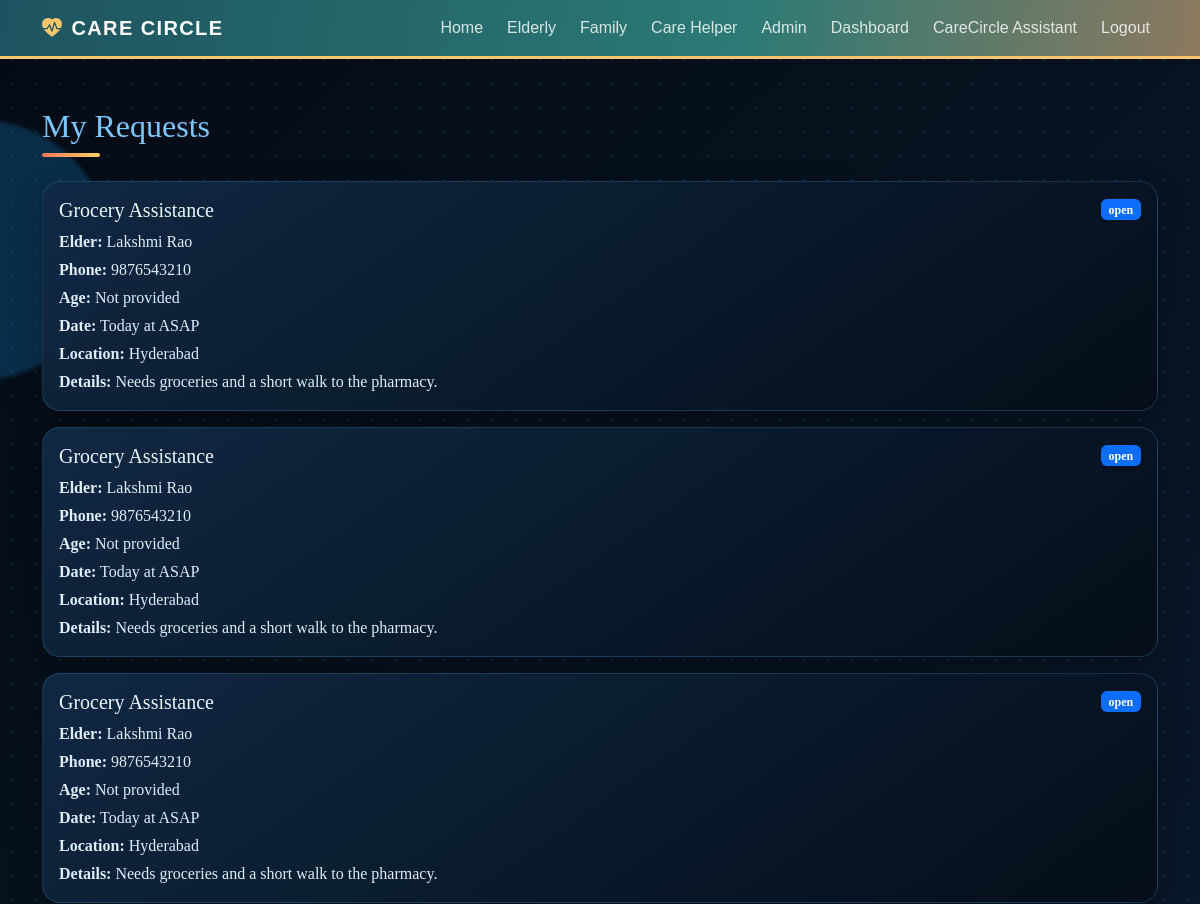
The app's page /elderly/my-requests (signed in, upper part), older data.
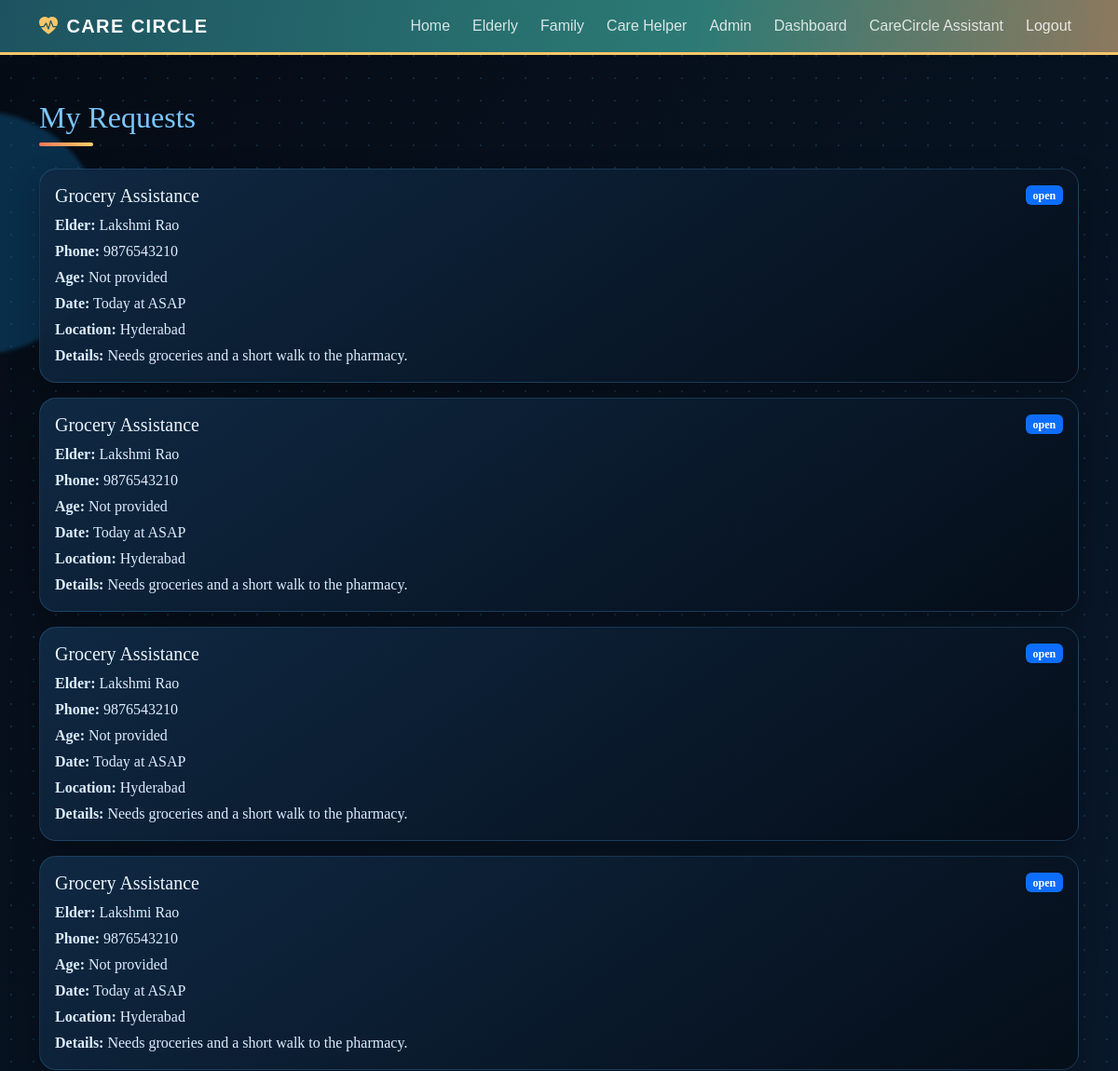
The same page, newer data.
### models/request.py (models this page shows)
class HelpRequest(db.Model):
    __tablename__ = 'help_requests'
    id = db.Column(db.Integer, primary_key=True)
    elderly_id = db.Column(db.Integer, db.ForeignKey('users.id'), nullable=False)
    created_by = db.Column(db.Integer, db.ForeignKey('users.id'), nullable=False)
    category = db.Column(db.String(80), nullable=False)
    description = db.Column(db.Text, nullable=True)
    elder_name = db.Column(db.String(120), nullable=True)
    elder_phone = db.Column(db.String(30), nullable=True)
    elder_age = db.Column(db.Integer, nullable=True)
    elder_details = db.Column(db.Text, nullable=True)
    location = db.Column(db.String(120), nullable=True)
    date = db.Column(db.String(20), nullable=True)
    time = db.Column(db.String(20), nullable=True)
    status = db.Column(db.String(30), default='requested')
    assigned_helper_id = db.Column(db.Integer, db.ForeignKey('users.id'), nullable=True)
    assigned_helper_name = db.Column(db.String(120), nullable=True)
    accepted_at = db.Column(db.DateTime, nullable=True)
    started_at = db.Column(db.DateTime, nullable=True)
    completed_at = db.Column(db.DateTime, nullable=True)
    completion_note = db.Column(db.Text, nullable=True)
    created_at = db.Column(db.DateTime, default=db.func.now())

### models/user.py (models this page shows, shortened)
class User(db.Model, UserMixin):
    __tablename__ = 'users'
    id = db.Column(db.Integer, primary_key=True)
    name = db.Column(db.String(120), nullable=False)
    email = db.Column(db.String(120), unique=True, nullable=False)
    password_hash = db.Column(db.String(255), nullable=False)
    phone = db.Column(db.String(30), nullable=True)
    address = db.Column(db.String(255), nullable=True)
    location = db.Column(db.String(80), nullable=True)
    role = db.Column(db.String(30), nullable=False, default='elderly')
    created_at = db.Column(db.DateTime, default=db.func.now())

### routes/elderly.py (the view)
@elderly_bp.route('/elderly/my-requests')
def my_requests():
    requests = HelpRequest.query.filter_by(elderly_id=current_user.id).order_by(HelpRequest.created_at.desc()).all()
    return render_template('elderly/my_requests.html', requests=requests)

### app.py (called while the page is built)
@login_manager.user_loader
def load_user(user_id):
    return db.session.get(User, int(user_id))

### templates/elderly/my_requests.html (shortened to what this page needs)
{% extends 'base.html' %}
{% block content %}
<div class="container py-4">
  <h2 class="text-primary mb-4">My Requests</h2>
  {% if requests %}
    {% for request in requests %}
      <div class="card shadow-sm border-0 mb-3">
        <div class="card-body">
          <div class="d-flex justify-content-between align-items-center mb-2">
            <h5 class="mb-0">{{ request.category }}</h5>
            <span class="badge bg-primary">{{ request.status }}</span>
          </div>
          <p class="mb-1"><strong>Elder:</strong> {{ request.elder_name or current_user.name }}</p>
          <p class="mb-1"><strong>Phone:</strong> {{ request.elder_phone or current_user.phone or 'Not provided' }}</p>
          <p class="mb-1"><strong>Age:</strong> {{ request.elder_age or 'Not provided' }}</p>
          <p class="mb-1"><strong>Date:</strong> {{ request.date or 'Today' }} at {{ request.time or 'ASAP' }}</p>
          <p class="mb-1"><strong>Location:</strong> {{ request.location or current_user.location }}</p>
          <p class="mb-0"><strong>Details:</strong> {{ request.description }}</p>
        </div>
      </div>
    {% endfor %}
  {% else %}
    <div class="alert alert-info">No requests have been created yet.</div>
  {% endif %}
</div>
{% endblock %}

### templates/base.html (shortened to what this page needs)
<!doctype html>
<html lang="en">
<head>
    <link href="https://cdn.jsdelivr.net/npm/bootstrap@5.3.2/dist/css/bootstrap.min.css" rel="stylesheet">
    <link href="https://cdn.jsdelivr.net/npm/bootstrap-icons@1.11.3/font/bootstrap-icons.css" rel="stylesheet">
    <link rel="stylesheet" href="{{ url_for('static', filename='css/style.css') }}">
</head>
<body>
    <div class="ambient-shape ambient-shape-one"></div>
    <nav class="navbar navbar-expand-lg navbar-dark bg-primary shadow-sm">
        <div class="container">
            <a class="navbar-brand fw-bold" href="{{ url_for('index') }}"><i class="bi bi-heart-pulse-fill me-2"></i>CARE CIRCLE</a>
            <div class="collapse navbar-collapse" id="mainNav">
                <ul class="navbar-nav ms-auto align-items-lg-center gap-lg-2">
                    <li class="nav-item"><a class="nav-link" href="{{ url_for('index') }}">Home</a></li>
                    <li class="nav-item"><a class="nav-link" href="{{ url_for('auth.elderly_login') }}">Elderly</a></li>
                    <li class="nav-item"><a class="nav-link" href="{{ url_for('auth.family_login') }}">Family</a></li>
                    <li class="nav-item"><a class="nav-link" href="{{ url_for('auth.helper_login') }}">Care Helper</a></li>
                    <li class="nav-item"><a class="nav-link" href="{{ url_for('auth.admin_login') }}">Admin</a></li>
                    {% if current_user.is_authenticated %}
                        <li class="nav-item">
                            {% if current_user.role == 'elderly' %}
                                <a class="nav-link" href="{{ url_for('elderly.dashboard') }}">Dashboard</a>
                            {% elif current_user.role == 'family' %}
                                <a class="nav-link" href="{{ url_for('family.dashboard') }}">Dashboard</a>
                            {% elif current_user.role == 'helper' %}
                                <a class="nav-link" href="{{ url_for('helper.dashboard') }}">Dashboard</a>
                            {% elif current_user.role == 'admin' %}
                                <a class="nav-link" href="{{ url_for('admin.dashboard') }}">Dashboard</a>
                            {% endif %}
                        </li>
                        <li class="nav-item"><a class="nav-link" href="{{ url_for('chatbot.chatbot_index') }}">CareCircle Assistant</a></li>
                        <li class="nav-item"><a class="nav-link" href="{{ url_for('auth.logout') }}">Logout</a></li>
                    {% else %}
                        <li class="nav-item"><a class="btn btn-light btn-sm ms-lg-2" href="{{ url_for('auth.register') }}">Register</a></li>
                    {% endif %}
                </ul>
            </div>
        </div>
    </nav>
    <main class="container py-4 app-main">
        {% block content %}{% endblock %}
    </main>
</body>
</html>

### static/css/style.css (style rules this page uses)
:root { --primary: #2f6f9f; --primary-dark: #214d74; --accent: #f7b267; --soft: #f4f7fb; --success: #3fa86a; --warning: #d98324; --danger: #c84747; --ink: #183e46; --cream: #fffaf1; }
body { min-height: 100vh; position: relative; overflow-x: hidden; background: #050b14; background-image: radial-gradient(rgba(68, 157, 218, .18) 1px, transparent 1px), linear-gradient(135deg, #050b14 0%, #0a1c31 52%, #020509 100%); background-size: 24px 24px, 100% 100%; color: #eaf5ff; font-family: Georgia, 'Times New Roman', serif; }
.ambient-shape { position: fixed; z-index: -1; width: 260px; height: 260px; border-radius: 50%; pointer-events: none; filter: blur(2px); opacity: .4; }
.ambient-shape-one { top: 120px; left: -150px; background: #11639a; }
.app-main { position: relative; animation: pageIn .55s ease both; }
.reveal-item { animation: revealItem .5s var(--reveal-delay, 0ms) ease both; }
.navbar, .btn, .eyebrow, .hero-lead, .hero-proof, .quick-stats, .portal-heading, .feature-card, .home-values { font-family: 'Trebuchet MS', sans-serif; }
.navbar { position: relative; z-index: 2; background: linear-gradient(100deg, #1d5360 0%, #2c7a75 62%, #d8784d 130%) !important; border-bottom: 3px solid #f8c66b; }
.navbar-brand { letter-spacing: .07em; }
.navbar-brand i { color: #f8c66b; }
.navbar .nav-link { position: relative; color: rgba(255,255,255,.82) !important; transition: color .2s ease, transform .2s ease; }
.navbar .nav-link::after { content: ''; position: absolute; right: .5rem; bottom: .1rem; left: .5rem; height: 2px; background: #f8c66b; transform: scaleX(0); transition: transform .2s ease; }
.app-main h1, .app-main h2, .app-main h3, .app-main h4, .app-main h5 { color: #eaf5ff; letter-spacing: 0; }
.app-main h2 { display: inline-block; position: relative; }
.app-main h2::after { content: ''; display: block; width: 58px; height: 4px; margin-top: .45rem; border-radius: 4px; background: linear-gradient(90deg, #ff785a, #ffd166); }
.app-main > .container { padding-right: 0; padding-left: 0; }
.card, .dashboard-card, .summary-card, .elder-profile-card, .care-request-card { border: 1px solid rgba(79, 164, 224, .24) !important; background: linear-gradient(145deg, rgba(16, 42, 68, .96), rgba(5, 14, 25, .96)); color: #dceeff; box-shadow: 0 14px 32px rgba(0,0,0,.28) !important; transition: transform .25s ease, box-shadow .25s ease, border-color .25s ease; }
.feature-card h3, .card h4, .card h5, .card h6 { color: #eaf5ff !important; }
.app-main .text-primary { color: #7ac7ff !important; }
.card { border-radius: 18px; }

Row changes from the older to the newer data that the page shows:
added HelpRequest: category "Grocery Assistance", status "open", elder_name.name "Lakshmi Rao", elder_phone.phone "9876543210", elder_age "Not provided", date "Today", time "ASAP", location "Hyderabad", description "Needs groceries and a short walk to the pharmacy."
